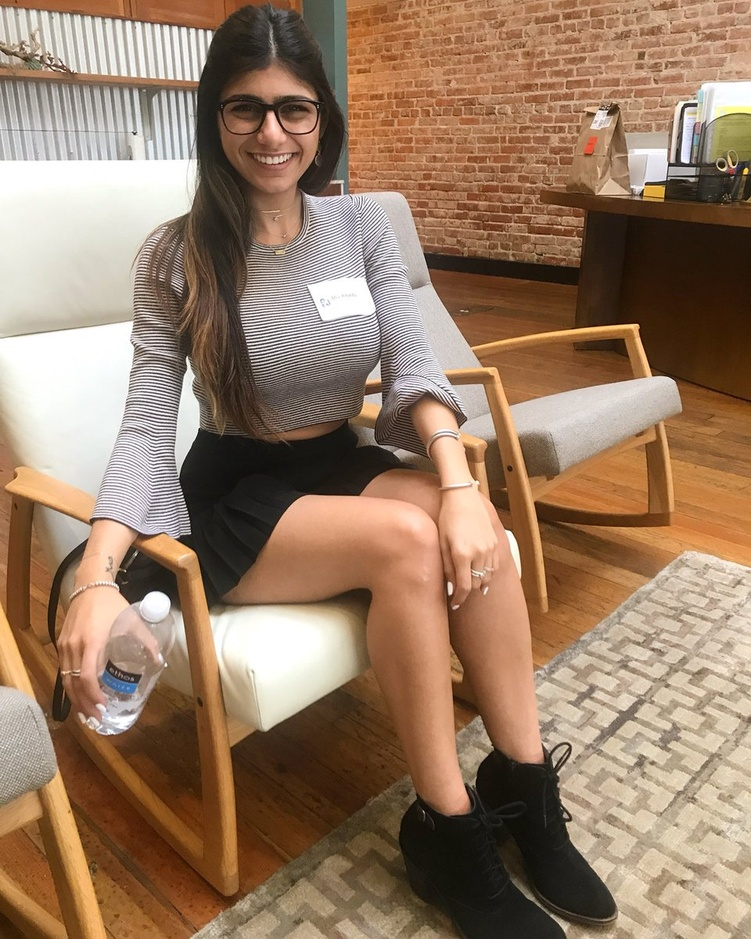
%> input picture imgs/mia.jpg, 751 x 939 px, shrunk from 960 x 1200 before the run
$ octave gradiente.m   (GNU Octave 9; MATLAB toolbox functions it lacks are replaced by stand-ins)
%> lines starting %> are read from the running program, lines starting %| are printed output that depends on the picture; in (x1, y1, x2, y2) boxes, pixels count from 0 and x2, y2 are one past the last pixel; in counts of white or black regions, pixels touching at a corner belong together; the program's own positions count from 1
clc
clear all
img_in = imread('imgs/mia.jpg');
%> img_in is the input picture: size 939x751x3 uint8; mean R, G, B 151.4, 123.7, 100.4
img_in = rgb2gray(img_in);
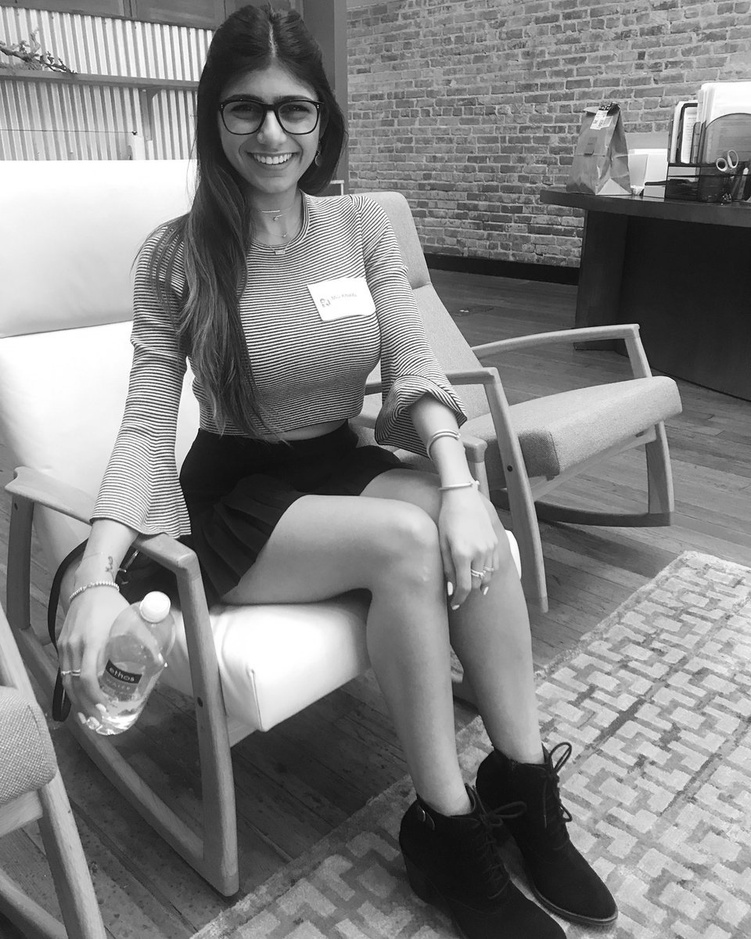
%> img_in: size 939x751 uint8; min 2, max 255, mean 129.3
figure;subplot(1,3,1); imshow(img_in); title('Gray scale image');

[rows, cols] = size(img_in);
%> rows = 939; cols = 751
thresh= graythresh(img_in);
%> thresh = 0.51
img_bw = im2bw(img_in, thresh);
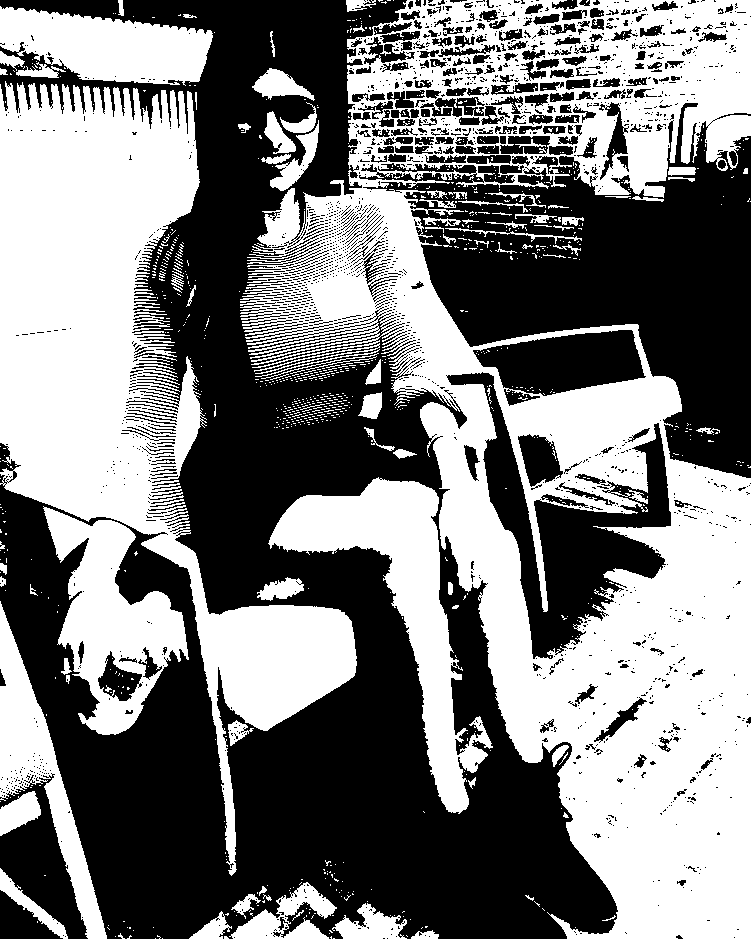
%> img_bw: size 939x751 logical; 49% white; 1020 white regions (927 under 20 px), largest, box (x1, y1, x2, y2) and area: (240, 0, 751, 939) 180025, (0, 81, 357, 876) 90030, (268, 477, 493, 814) 20015

template = fspecial('gaussian',3,0.8);
img_filt = imfilter(img_bw, template);
%> img_filt: size 939x751 logical; 49.4% white; 513 white regions (425 under 20 px), largest, box (x1, y1, x2, y2) and area: (240, 0, 751, 939) 183291, (0, 82, 357, 876) 90408, (268, 478, 493, 814) 20010

dx = [-1 -1 -1 ; 0 0 0 ; 1 1 1];
dy = [-1 0 1 ; -1 0 1 ; -1 0 1];
img_filt = double(img_filt);

grad_x = conv2(img_filt, dx, 'same');
grad_y = conv2(img_filt, dy, 'same');
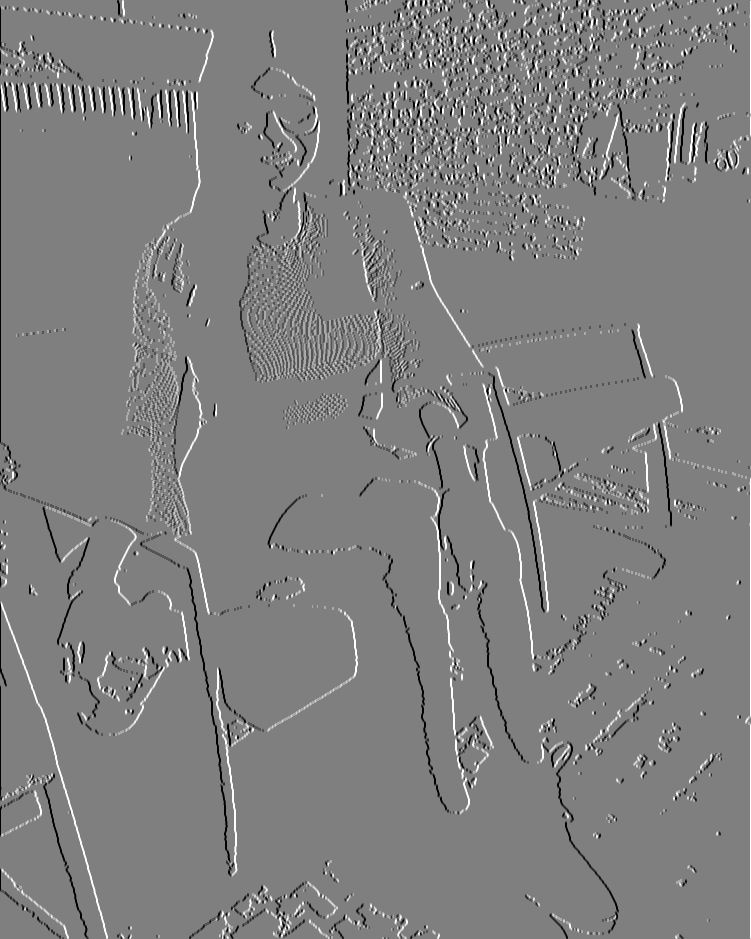
%> grad_y: size 939x751 double; min -3, max 3, mean 0.000339; drawn with min black and max white
grad = sqrt((grad_x.^2)+(grad_y.^2));
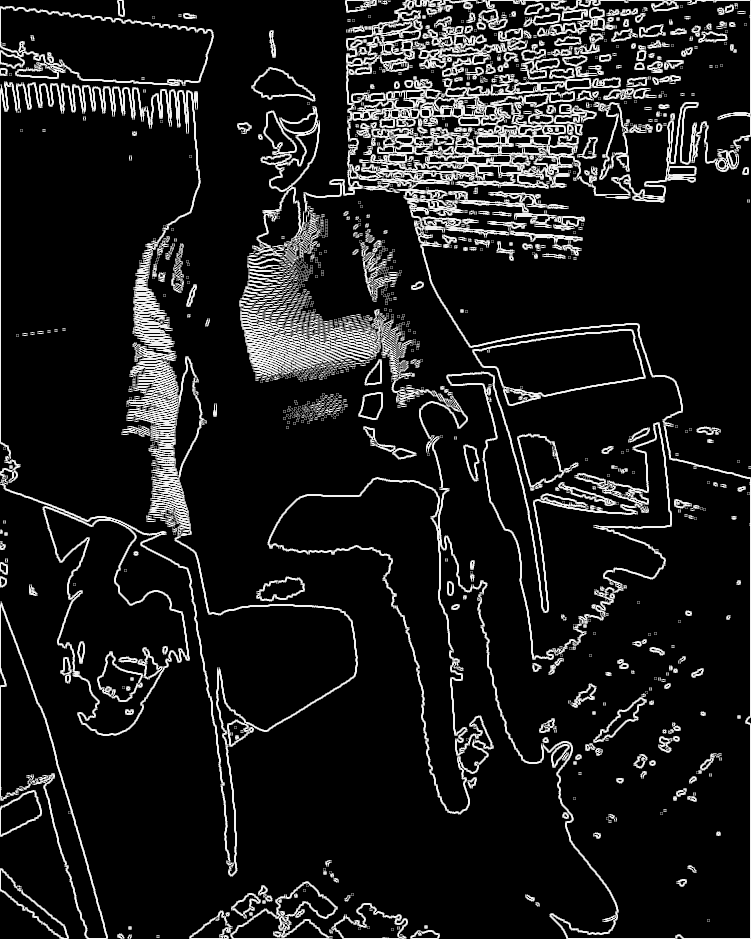
%> grad: size 939x751 double; min 0, max 3.16, mean 0.352; drawn with min black and max white
subplot(1,3,2); imshow(grad); title('gradient');
%> after `imshow(grad)`:
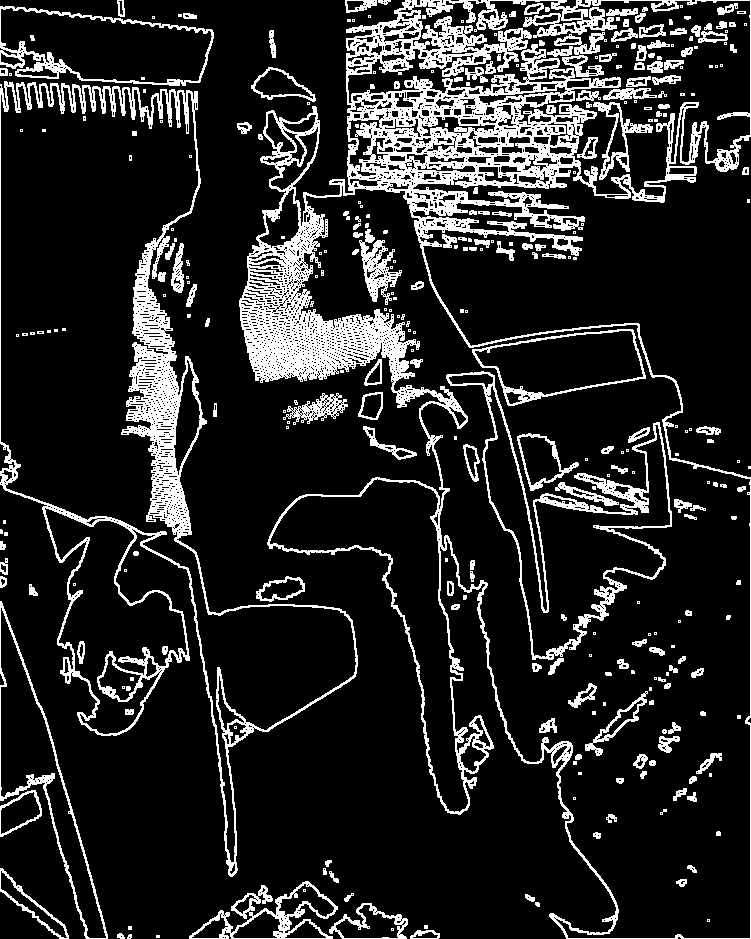
%> displayed picture: size 939x751, on the screen's scale of 0 to 255; 15.1% white; 329 white regions (150 under 20 px), largest, box (x1, y1, x2, y2) and area: (239, 0, 751, 939) 54014, (0, 81, 358, 877) 19124, (446, 371, 672, 660) 5321

bw = edge(img_bw,'canny');
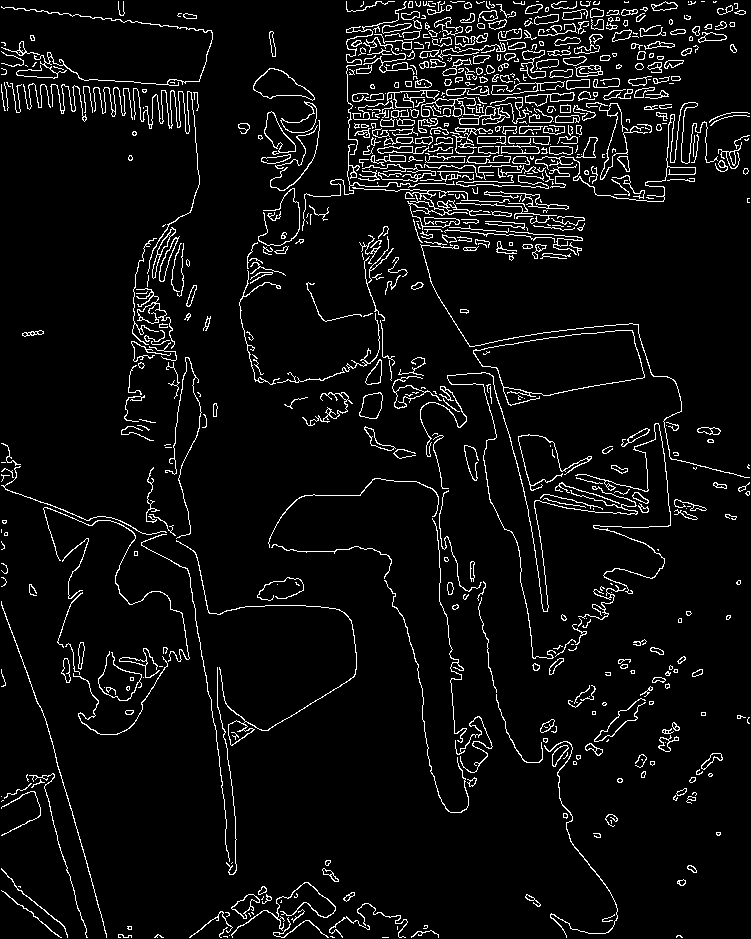
%> bw: size 939x751 logical; 5.7% white in thin lines or dots
subplot(1,3,3); imshow(bw); title('canny');

$ run again, with imgs/foto.jpg copied over imgs/mia.jpg
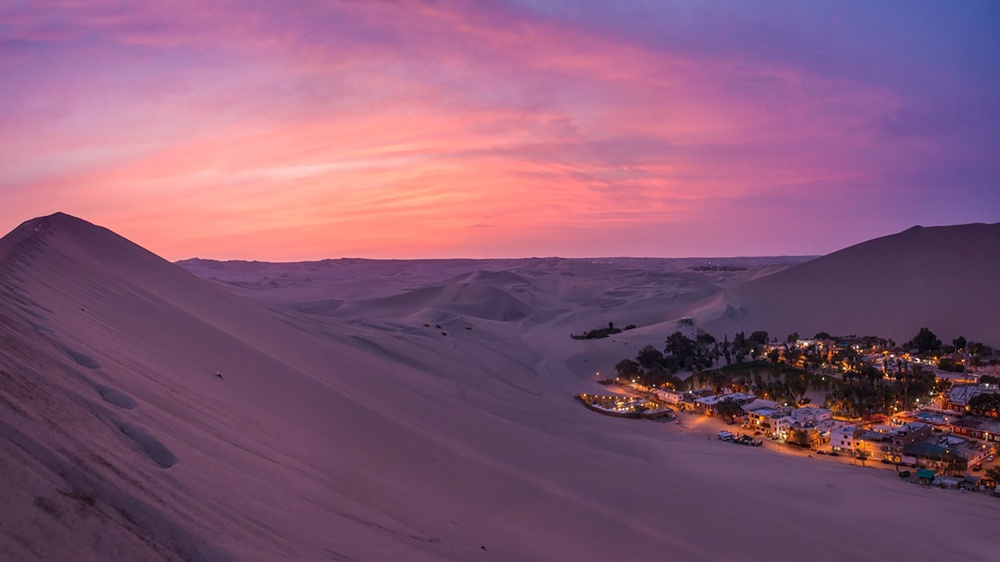
%> input picture imgs/foto.jpg, 1000 x 562 px, shrunk from 1920 x 1080 before the run
%> img_in is the input picture: size 562x1000x3 uint8; mean R, G, B 133.9, 89.1, 116.8
%> `img_in = rgb2gray(img_in);`:
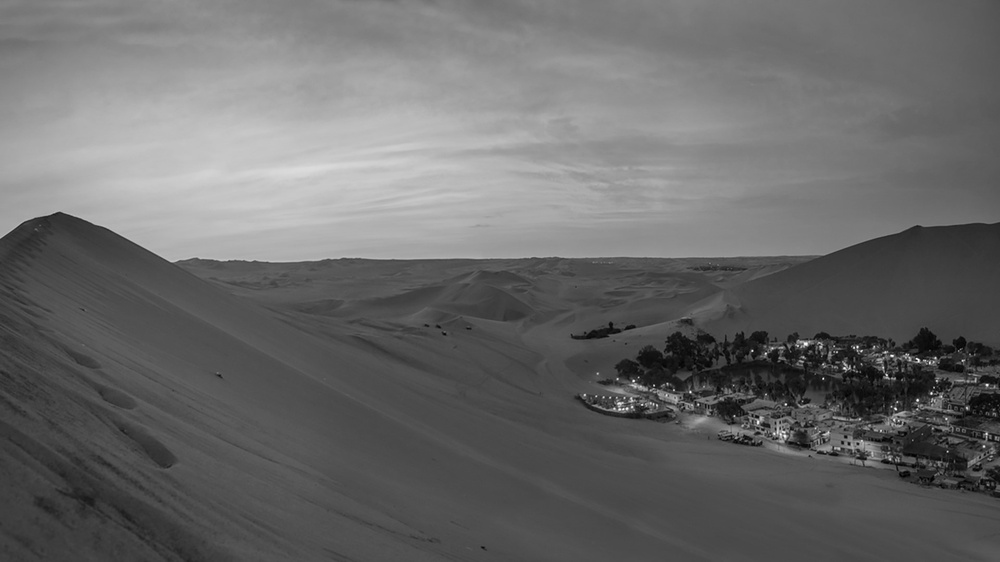
%> img_in: size 562x1000 uint8; min 1, max 253, mean 105.6
%> thresh = 0.451
%> img_bw: size 562x1000 logical; 38.1% white; 321 white regions (284 under 20 px), largest, box (x1, y1, x2, y2) and area: (0, 0, 952, 263) 210292, (841, 435, 881, 460) 343, (771, 417, 794, 443) 225
%> `bw = edge(img_bw,'canny');`:
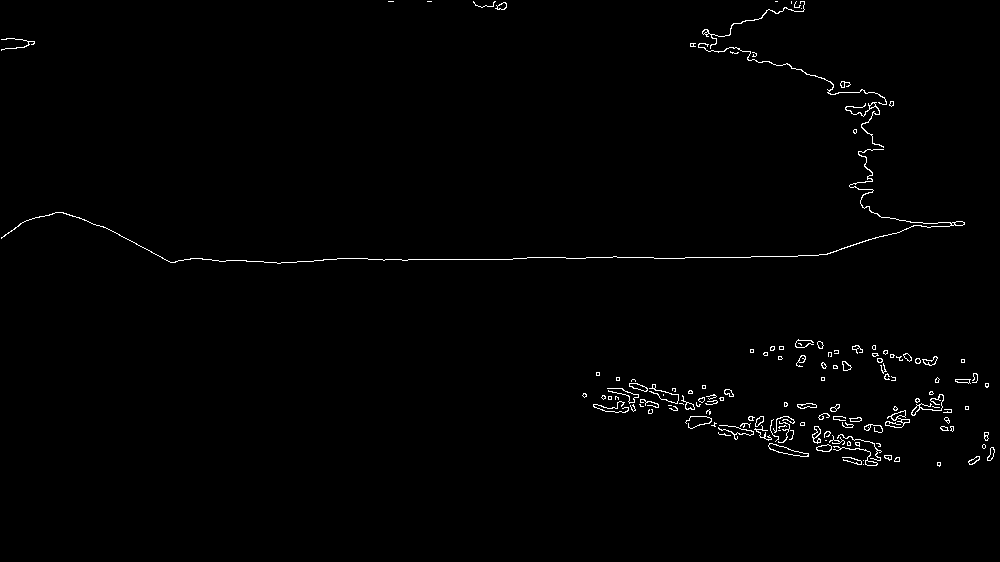
%> bw: size 562x1000 logical; 0.97% white in thin lines or dots, all inside (x1, y1, x2, y2) = (1, 1, 995, 467)

$ run again, with imgs/paisaje.jpg copied over imgs/mia.jpg
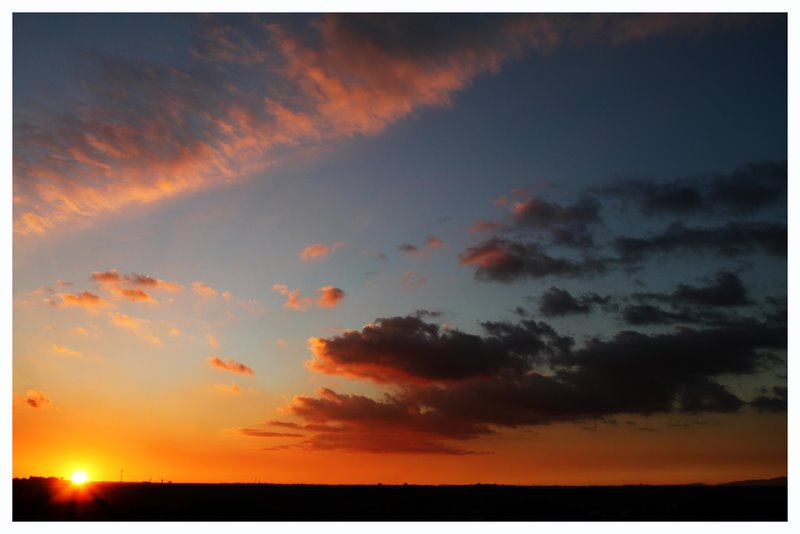
%> input picture imgs/paisaje.jpg, 800 x 534 px
%> img_in is the input picture: size 534x800x3 uint8; mean R, G, B 109.6, 89.9, 80.2
%> img_in: size 534x800 uint8
%> thresh = 0.447
%> `img_bw = im2bw(img_in, thresh);`:
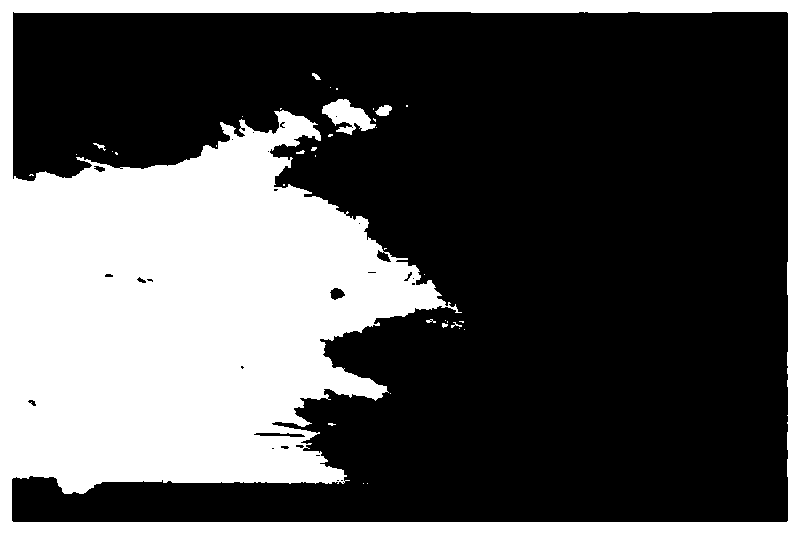
%> img_bw: size 534x800 logical; 33.6% white; 37 white regions (28 under 20 px), largest, box (x1, y1, x2, y2) and area: (0, 0, 800, 534) 142148, (322, 99, 376, 135) 998, (375, 105, 392, 116) 127
%> `bw = edge(img_bw,'canny');`:
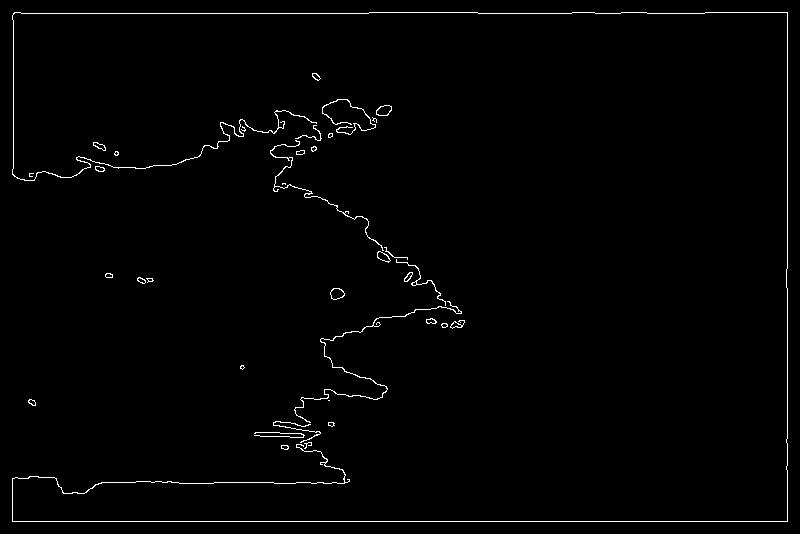
%> bw: size 534x800 logical; 1.3% white in thin lines or dots
